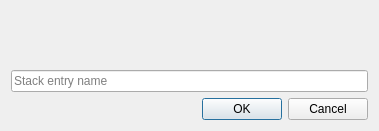
<?xml version="1.0" encoding="UTF-8"?>
<ui version="4.0">
 <class>Dialog</class>
 <widget class="QDialog" name="Dialog">
  <property name="geometry">
   <rect>
    <x>0</x>
    <y>0</y>
    <width>379</width>
    <height>131</height>
   </rect>
  </property>
  <property name="windowTitle">
   <string>Push stack</string>
  </property>
  <layout class="QVBoxLayout" name="verticalLayout_2">
   <item>
    <layout class="QVBoxLayout" name="verticalLayout">
     <item>
      <widget class="QLabel" name="uiLabel_info">
       <property name="text">
        <string/>
       </property>
      </widget>
     </item>
     <item>
      <widget class="QLineEdit" name="uiLineEdit_name">
       <property name="placeholderText">
        <string>Stack entry name</string>
       </property>
      </widget>
     </item>
    </layout>
   </item>
   <item>
    <widget class="QDialogButtonBox" name="buttonBox">
     <property name="orientation">
      <enum>Qt::Horizontal</enum>
     </property>
     <property name="standardButtons">
      <set>QDialogButtonBox::Cancel|QDialogButtonBox::Ok</set>
     </property>
    </widget>
   </item>
  </layout>
 </widget>
 <resources/>
 <connections>
  <connection>
   <sender>buttonBox</sender>
   <signal>accepted()</signal>
   <receiver>Dialog</receiver>
   <slot>accept()</slot>
   <hints>
    <hint type="sourcelabel">
     <x>248</x>
     <y>254</y>
    </hint>
    <hint type="destinationlabel">
     <x>157</x>
     <y>274</y>
    </hint>
   </hints>
  </connection>
  <connection>
   <sender>buttonBox</sender>
   <signal>rejected()</signal>
   <receiver>Dialog</receiver>
   <slot>reject()</slot>
   <hints>
    <hint type="sourcelabel">
     <x>316</x>
     <y>260</y>
    </hint>
    <hint type="destinationlabel">
     <x>286</x>
     <y>274</y>
    </hint>
   </hints>
  </connection>
 </connections>
</ui>
